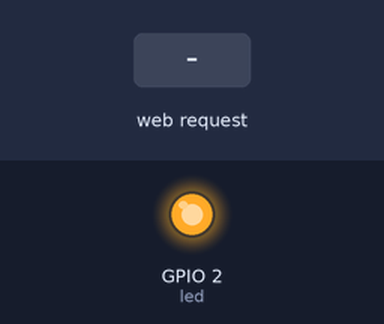
This sketch was run on a simulated ESP8266 (NodeMCU). On the bench: output pins drawn as LEDs (lit = HIGH). The test bench sets the inputs (shaded band). What the sketch prints to the serial monitor is not drawn.

Above: at 2.2 s.
2.3 s: HTTP request GET /switch/off received
At 3.2 s:
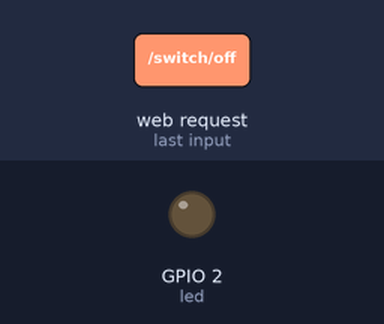
3.8 s: HTTP request GET /switch/on received
At 4.4 s:
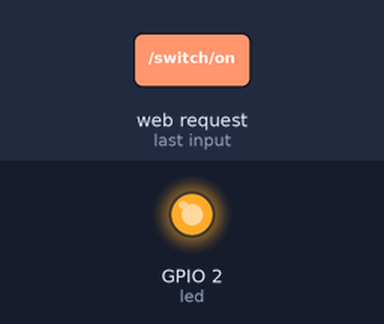
Timing chart, 0 to 6.8 s (numbered marks = the images above; inputs shaded):
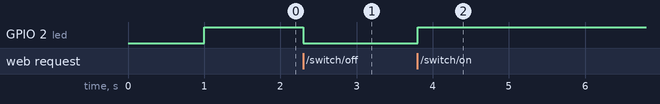

Measured:
- after the input at 2.3 s, GPIO 2 (led): HIGH → LOW at once
- after the input at 3.8 s, GPIO 2 (led): LOW → HIGH at once

The sketch:

esp_template.ino
```cpp
//Sample code provided by Ace44@instructable
#include <ESP8266WiFi.h>
#include <WiFiClient.h>
#include <ESP8266WebServer.h>

const char *ssid = "%SSID%";
const char *password = "%WIFIPASSWORD%";
char wiFiHostname[] = "%HOSTNAME%";

ESP8266WebServer server(80);
const char* www_username = "%WEB_USERNAME%";
const char* www_password = "%WEB_PASSWORD%";

const int led = 2; //GPIO2
void handleRoot() {
if(!server.authenticate(www_username, www_password))
  return server.requestAuthentication();
int size=1000;
char temp[size];
int sec = millis() / 1000;
int min = sec / 60;
int hr = min / 60;
snprintf ( temp, size,
"<p>%MODULE_NAME%_On:switch|on_Off:switch|off</p>");

server.send (200,"text/html",temp);
}
void setup() {
delay(1000);
WiFi.softAP(ssid, password);
IPAddress myIP = WiFi.softAPIP();
pinMode(led, OUTPUT);
digitalWrite ( led, HIGH );
//URLs available to query

server.on("/info", handleRoot);
server.on ( "/switch/on", turnON );
server.on ( "/switch/off", turnOFF );
server.begin();
Serial.println("HTTP server started");
}
void turnON(){
if(!server.authenticate(www_username, www_password))
  return server.requestAuthentication();
digitalWrite ( led, HIGH );
int size=1000;
char temp[size];
int sec = millis() / 1000;
int min = sec / 60;
int hr = min / 60;
snprintf ( temp, size,
"<p>ESP-1 is now on</p>");
server.send ( 200, "text/html", temp);
}
void turnOFF(){
if(!server.authenticate(www_username, www_password))
  return server.requestAuthentication();
digitalWrite ( led, LOW );
int size=1000;
char temp[size];
int sec = millis() / 1000;
int min = sec / 60;
int hr = min / 60;
snprintf ( temp, size,
"<p>ESP-1 is now off</p>"
);
server.send ( 200, "text/html", temp);
}
void loop() {
server.handleClient();
}
```
